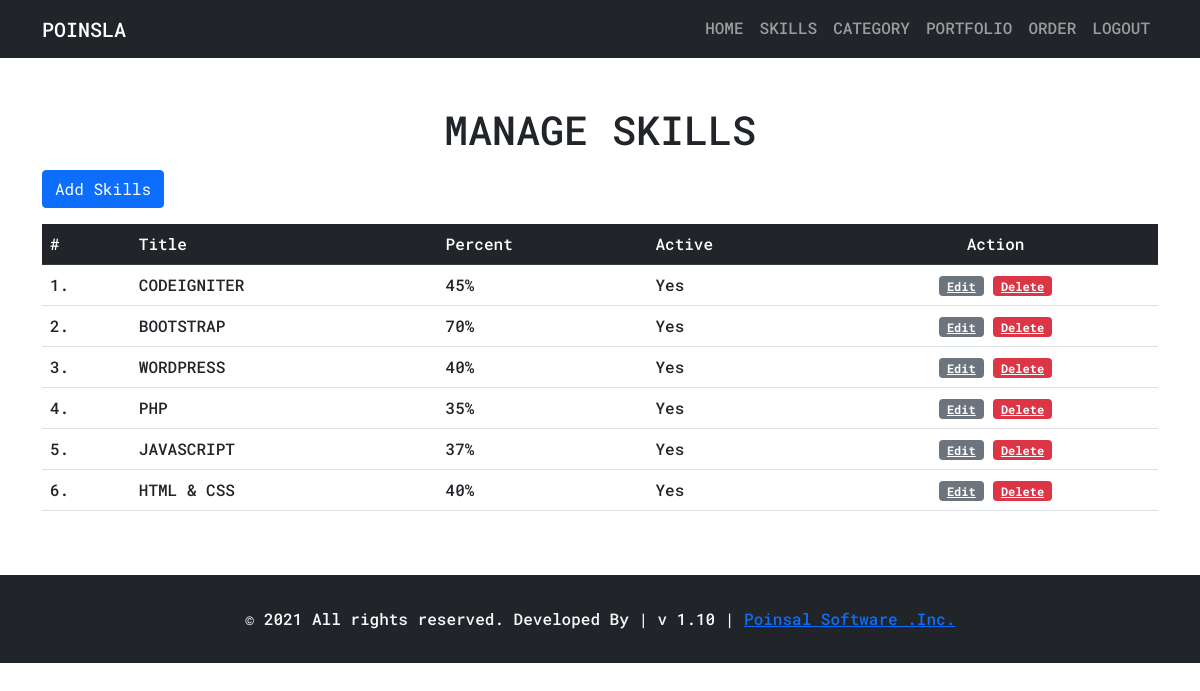
/admin/manage-skills.php (signed in), run on the app's committed database.
### tables this page shows
CREATE TABLE `tbl_skills` (
  `id` int(11) NOT NULL,
  `title` varchar(126) NOT NULL,
  `percent` int(11) NOT NULL,
  `active` varchar(126) NOT NULL
);

### admin/manage-skills.php (the view, shortened to what this page needs)
<?php
include('partials/menu.php'); ?>
<div class="container">
    <h1 class="text-center mt-5 text-uppercase">Manage Skills</h1>
    <a href="add-skills.php" class="btn btn-primary mt-2 mb-3">Add Skills</a>
    <div class="row">
        <br /><br />
        <div class="table-responsive mb-5">
            <table class="table">
                <tr class="table-dark">
                    <th>#</th>
                    <th>Title</th>
                    <th>Percent</th>
                    <th>Active</th>
                    <th class="text-center">Action</th>
                </tr>
                <?php
                $sql = "SELECT * FROM tbl_skills ORDER BY id DESC";
                $res = mysqli_query($conn, $sql);
                if ($res == TRUE) {
                    $count = mysqli_num_rows($res);
                    $no = 1;
                    if ($count > 0) {
                        while ($rows = mysqli_fetch_assoc($res)) {
                            $id = $rows['id'];
                            $title = $rows['title'];
                            $percent = $rows['percent'];
                            $active = $rows['active'];
                ?>
                            <tr>
                                <td><?= $no++; ?>. </td>
                                <td class="text-uppercase"><?= $title; ?></td>
                                <td><?= $percent; ?>%</td>
                                <td><?= $active; ?></td>
                                <td class="text-center">
                                    <a href="<?= SITEURL; ?>admin/update-skills.php?id=<?= $id; ?>" class="badge btn-secondary">Edit</a>
                                    <a href="<?= SITEURL; ?>admin/delete-skills.php?id=<?= $id; ?>" class="badge btn-danger">Delete</a>
                                </td>
                            </tr>
                <?php
                        }
                    } else {
                        echo "Data not found";
                    }
                }
                ?>
            </table>
        </div>
    </div>
</div>
<?php include('partials/footer.php'); ?>

### assets/css/main-front.css (style rules this page uses)
* { font-family: 'Roboto Mono', sans-serif; font-weight: 500; }
html, body, div, span, applet, object, iframe, h1, h2, h3, h4, h5, h6, p, blockquote, div pre, a, abbr, acronym, address, big, cite, code, del, dfn, em, font, img, ins, kbd, q, s, samp, small, strike, strong, sub, sup, tt, var, b, u, i, center, dl, dt, dd, ol, ul, li, figure, header, nav, section, article, aside, footer, figcaption { margin: 0; padding: 0; border: 0; outline: 0; text-decoration: none; }

### data on the page
tbl_skills: title "CODEIGNITER", percent "45", active "Yes"
tbl_skills: title "BOOTSTRAP", percent "70", active "Yes"
tbl_skills: title "WORDPRESS", percent "40", active "Yes"
tbl_skills: title "PHP", percent "35", active "Yes"
tbl_skills: title "JAVASCRIPT", percent "37", active "Yes"
tbl_skills: title "HTML & CSS", percent "40", active "Yes"
